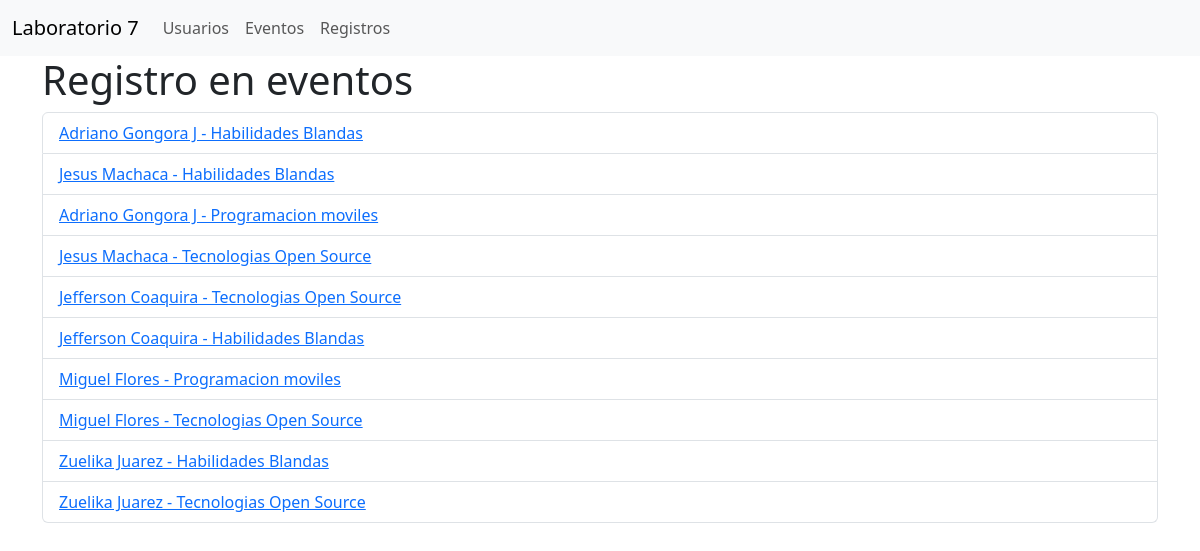
Screenshot of /gestor/registros/ with the database file from the repository.
### gestion_eventos/models.py (models this page shows, shortened)
class RegistroEvento(models.Model):
    usuario = models.ForeignKey(Usuario, on_delete=models.CASCADE)
    evento = models.ForeignKey(Evento, on_delete=models.CASCADE)
    def __str__(self) -> str:
        return self.usuario.nombre + ' - ' + self.evento.nombre

class Usuario(models.Model):
    nombre = models.CharField(max_length=100)
    correo = models.EmailField(unique=True)

class Evento(models.Model):
    nombre = models.CharField(max_length=200)
    descripcion = models.TextField()
    fecha = models.DateTimeField()
    organizador = models.ForeignKey(Usuario, on_delete=models.CASCADE)

### gestion_eventos/views.py (the view)
# urls.py: path('registros/', views.registros,name='registros'),
def registros(request):
    registros = RegistroEvento.objects.all()
    return render(request, 'registro/total_registro.html',{'registros': registros})

### gestion_eventos/templates/registro/total_registro.html (shortened to what this page needs)
{% extends 'base.html' %}
{% load static %}
{% block content %}
<div class="container">
    <h1>Registro en eventos</h1>
    <ul class="list-group">
        {% for r in registros %}
        <li class="list-group-item"><a href="{% url 'actualizar_registro' r.id %}">{{ r }}</a></li>
        {% endfor %}
    </ul>
</div>
{% endblock %}

### rows the page displays
RegistroEvento: usuario+evento "Adriano Gongora J - Habilidades Blandas"
RegistroEvento: usuario+evento "Jesus Machaca - Habilidades Blandas"
RegistroEvento: usuario+evento "Adriano Gongora J - Programacion moviles"
RegistroEvento: usuario+evento "Jesus Machaca - Tecnologias Open Source"
RegistroEvento: usuario+evento "Jefferson Coaquira - Tecnologias Open Source"
RegistroEvento: usuario+evento "Jefferson Coaquira - Habilidades Blandas"
RegistroEvento: usuario+evento "Miguel Flores - Programacion moviles"
RegistroEvento: usuario+evento "Miguel Flores - Tecnologias Open Source"
RegistroEvento: usuario+evento "Zuelika Juarez - Habilidades Blandas"
RegistroEvento: usuario+evento "Zuelika Juarez - Tecnologias Open Source"
